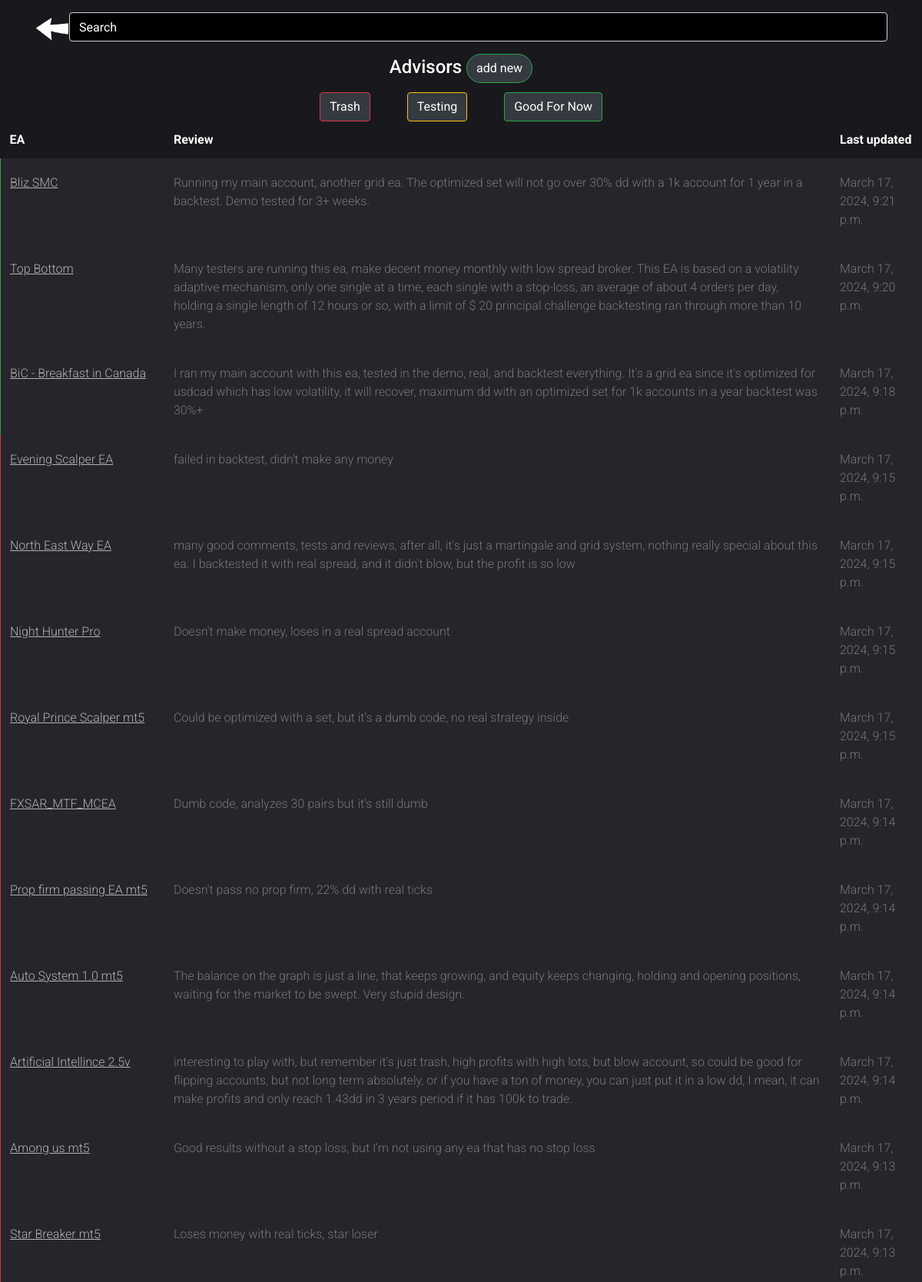
Page /cyberfx/ (upper part) on the committed database.
### cyberfx/models.py (models this page shows)
class ExpertAdvisor(models.Model):
    CATEGORY_CHOICES = (
            ('Trash', 'Trash'),
            ('Testing', 'Testing'),
            ('Goodfornow', 'Goodfornow'),
        )
    ea_name = models.CharField(max_length=100)
    personal_review = models.TextField(null=True, blank=True)
    last_updated = models.DateTimeField(auto_now=True)
    category = models.CharField(max_length=20, choices=CATEGORY_CHOICES, default='Trash')
    approved = models.BooleanField(default=False)
    created_by = models.ForeignKey(User, on_delete=models.CASCADE, default=1)

### cyberfx/views.py (the view)
# urls.py: path('cyberfx/', views.advisors, name='advisors'),
def advisors(request):
    advisors = ExpertAdvisor.objects.filter(approved=True).exclude(personal_review='').order_by('-last_updated')
    return render(request, 'cyberfx/advisor_list.html', {'advisors' : advisors})

### cyberfx/templates/cyberfx/advisor_list.html (shortened to what this page needs)
{% load static %}
<!DOCTYPE html>
<html lang="en">
<head>
  <link rel="stylesheet"
        href="https://cdn.jsdelivr.net/npm/bootsdark@latest/dist/bootsdark.css"
  >
  <link rel="stylesheet" href="{% static 'fonts/icomoon/style.css' %}">
  <link rel="stylesheet" href="{% static 'css/iosmodal.css' %}">
  <link rel="stylesheet" href="{% static 'css/owl.carousel.min.css' %}">
  <link rel="stylesheet" href="{% static 'css/bootstrap.min.css' %}">
  <link rel="stylesheet" href="{% static 'css/style-advisors.css' %}">
</head>
<body>
<div class="container mt-3 d-flex justify-content-between">
  <a href="{% url 'login_function' %}"><img src="{% static 'images/back-button.png'%}" alt="" height="45px" width="45px"></a>
  <input type="text" id="livesearch" class="form-control mb-3" placeholder="Search"/>
</div>
<h4 id="whiteText" class="card-title text-center">Advisors <a href="{% url 'add_advisor' %}" class="btn btn-dark border-success rounded-pill">add new</a></h4>
<div class="d-flex justify-content-center">
  <button class="btn btn-dark border-danger me-3 category-button padding mr-5", value="Trash">Trash</button>
  <button class="btn btn-dark border-warning me-3 category-button mr-5" value="Testing">Testing</button>
  <button class="btn btn-dark border-success category-button" value="Goodfornow">Good For Now</button>
</div>
<div class="table-responsive custom-table-responsive">
  <table class="table custom-table">
    <thead>
      <tr>
        <th>
          EA
        </th>
        <th>
          Review
        </th>
        <th>
          Last updated
        </th>
      </tr>
    </thead>
    <tbody id="box">
      {% for item in advisors|dictsortreversed:"last_updated" %}
        {% if item.category == 'Trash' %}
        <tr class="border-left border-danger">
        {% elif item.category == 'Testing' %}
        <tr class="border-left border-warning">
        {% elif item.category == 'Goodfornow' %}
        <tr class="border-left border-success">
        {% endif %}
          <td>
            <a href="{% url 'advisor_info' item.id %}"><u>{{item.ea_name}}</u></a>
          </td>
          <td>
            {{item.personal_review}}
          </td>
          <td>
            {{item.last_updated}}
          </td>
        </tr>
        {% endfor %}
      </tbody>
  </table>
</div>
</body>
</html>

### cyberfx/static/css/style-advisors.css (style rules this page uses)
body { font-family: "Roboto", -apple-system, BlinkMacSystemFont, "Segoe UI", Roboto, "Helvetica Neue", Arial, "Noto Sans", sans-serif, "Apple Color Emoji", "Segoe UI Emoji", "Segoe UI Symbol", "Noto Color Emoji"; background-color: #19191d; font-weight: 300; }
h1, h2, h3, h4, h5, h6, .h1, .h2, .h3, .h4, .h5, .h6 { font-family: "Roboto", -apple-system, BlinkMacSystemFont, "Segoe UI", Roboto, "Helvetica Neue", Arial, "Noto Sans", sans-serif, "Apple Color Emoji", "Segoe UI Emoji", "Segoe UI Symbol", "Noto Color Emoji"; }
a { -webkit-transition: .3s all ease; -o-transition: .3s all ease; transition: .3s all ease; }
a, a:hover { text-decoration: none !important; }
.custom-table { min-width: 900px; }
.custom-table thead tr, .custom-table thead th { border-top: none; border-bottom: none !important; color: #fff; }
.custom-table tbody th, .custom-table tbody td { color: #777; font-weight: 400; padding-bottom: 20px; padding-top: 20px; font-weight: 300; }
.custom-table tbody tr:not(.spacer) { border-radius: 7px; overflow: hidden; -webkit-transition: .3s all ease; -o-transition: .3s all ease; transition: .3s all ease; }
.custom-table tbody tr th, .custom-table tbody tr td { background: #25252b; border: none; -webkit-transition: .3s all ease; -o-transition: .3s all ease; transition: .3s all ease; }
.custom-table tbody tr th a, .custom-table tbody tr td a { color: #b3b3b3; }
.custom-table tbody tr th:first-child, .custom-table tbody tr td:first-child { border-top-left-radius: 0px; border-bottom-left-radius: 0px; }
.custom-table tbody tr th:last-child, .custom-table tbody tr td:last-child { border-top-right-radius: 0px; border-bottom-right-radius: 0px; }

### cyberfx/templates/cyberfx/advisor_list.html (style rules this page uses)
#livesearch { background-color: black; color: white; }
#livesearch::placeholder { color: white; }
#whiteText { color: white; }

### rows in the picture
ExpertAdvisor: ea_name "Bliz SMC", personal_review "Running my main account, another grid ea. The optimized set will not go over 30% dd with a 1k account for 1 year in a backtest. Demo tested for 3+ weeks.", last_updated "March 17, 2024, 9:21 p.m."
ExpertAdvisor: ea_name "Top Bottom", personal_review "Many testers are running this ea, make decent money monthly with low spread broker. This EA is based on a volatility adaptive mechanism, only one single at a time, each single with a stop-loss, an average of about 4 orders per day, holding a single length of 12 hours or so, with a limit of $ 20 principal challenge backtesting ran through more than 10 years.", last_updated "March 17, 2024, 9:20 p.m."
ExpertAdvisor: ea_name "BiC - Breakfast in Canada", personal_review "I ran my main account with this ea, tested in the demo, real, and backtest everything. It's a grid ea since it's optimized for usdcad which has low volatility, it will recover, maximum dd with an optimized set for 1k accounts in a year backtest was 30%+", last_updated "March 17, 2024, 9:18 p.m."
ExpertAdvisor: ea_name "Evening Scalper EA", personal_review "failed in backtest, didn't make any money", last_updated "March 17, 2024, 9:15 p.m."
ExpertAdvisor: ea_name "North East Way EA", personal_review "many good comments, tests and reviews, after all, it's just a martingale and grid system, nothing really special about this ea. I backtested it with real spread, and it didn't blow, but the profit is so low", last_updated "March 17, 2024, 9:15 p.m."
ExpertAdvisor: ea_name "Night Hunter Pro", personal_review "Doesn't make money, loses in a real spread account", last_updated "March 17, 2024, 9:15 p.m."
ExpertAdvisor: ea_name "Royal Prince Scalper mt5", personal_review "Could be optimized with a set, but it's a dumb code, no real strategy inside", last_updated "March 17, 2024, 9:15 p.m."
ExpertAdvisor: ea_name "FXSAR_MTF_MCEA", personal_review "Dumb code, analyzes 30 pairs but it's still dumb", last_updated "March 17, 2024, 9:14 p.m."
ExpertAdvisor: ea_name "Prop firm passing EA mt5", personal_review "Doesn't pass no prop firm, 22% dd with real ticks", last_updated "March 17, 2024, 9:14 p.m."
ExpertAdvisor: ea_name "Auto System 1.0 mt5", personal_review "The balance on the graph is just a line, that keeps growing, and equity keeps changing, holding and opening positions, waiting for the market to be swept. Very stupid design.", last_updated "March 17, 2024, 9:14 p.m."
ExpertAdvisor: ea_name "Artificial Intellince 2.5v", personal_review "interesting to play with, but remember it's just trash, high profits with high lots, but blow account, so could be good for flipping accounts, but not long term absolutely, or if you have a ton of money, you can just put it in a low dd, I mean, it can make profits and only reach 1.43dd in 3 years period if it has 100k to trade.", last_updated "March 17, 2024, 9:14 p.m."
ExpertAdvisor: ea_name "Among us mt5", personal_review "Good results without a stop loss, but I'm not using any ea that has no stop loss", last_updated "March 17, 2024, 9:13 p.m."
ExpertAdvisor: ea_name "Star Breaker mt5", personal_review "Loses money with real ticks, star loser", last_updated "March 17, 2024, 9:13 p.m."
